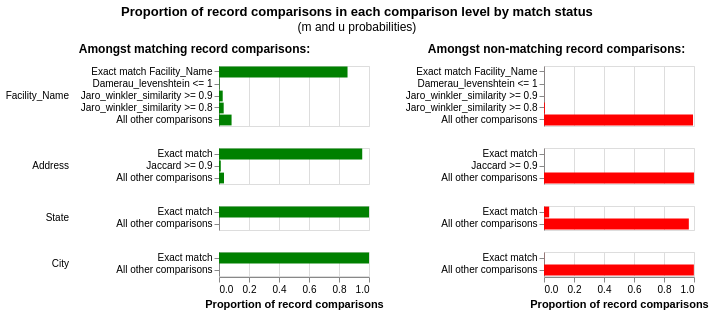

Notebook code cell kept with this figure:
### Code cell
linker.m_u_parameters_chart()

### Figure 1 — Vega-Lite specification as saved in the notebook (floating-point values rounded to 4 significant figures)
{"config": {"view": {"continuousWidth": 300, "continuousHeight": 300, "discreteHeight": 300, "discreteWidth": 400}, "header": {"title": null}, "title": {"anchor": "middle", "offset": 10}}, "hconcat": [{"mark": "bar", "encoding": {"color": {"value": "green"}, "row": {"field": "comparison_name", "header": {"labelAlign": "left", "labelAnchor": "middle", "labelAngle": 0}, "sort": {"field": "comparison_sort_order"}, "type": "nominal"}, "tooltip": [{"field": "m_probability_description", "title": "m probability description", "type": "nominal"}, {"field": "comparison_name", "title": "Comparison column name", "type": "nominal"}, {"field": "label_for_charts", "title": "Label", "type": "ordinal"}, {"field": "sql_condition", "title": "SQL condition", "type": "nominal"}, {"field": "m_probability", "format": ".4p", "title": "m probability", "type": "quantitative"}, {"field": "u_probability", "format": ".4p", "title": "u probability", "type": "quantitative"}, {"field": "bayes_factor", "format": ",.4f", "title": "Bayes factor = m/u", "type": "quantitative"}, {"field": "log2_bayes_factor", "format": ",.4f", "title": "Match weight = log2(m/u)", "type": "quantitative"}], "x": {"axis": {"title": "Proportion of record comparisons"}, "field": "m_probability", "type": "quantitative"}, "y": {"axis": {"title": null}, "field": "label_for_charts", "sort": {"field": "comparison_vector_value", "order": "descending"}, "type": "nominal"}}, "height": {"step": 12}, "resolve": {"scale": {"y": "independent"}}, "title": {"text": "Amongst matching record comparisons:", "fontSize": 12, "fontWeight": "bold"}, "transform": [{"filter": "(datum.bayes_factor != 'no-op filter due to vega lite issue 4680')"}], "width": 150}, {"mark": "bar", "encoding": {"color": {"value": "red"}, "row": {"field": "comparison_name", "header": {"labels": false}, "sort": {"field": "comparison_sort_order"}, "type": "nominal"}, "tooltip": [{"field": "u_probability_description", "title": "u probability description", "type": "nominal"}, {"field": "comparison_name", "title": "Comparison column name", "type": "nominal"}, {"field": "label_for_charts", "title": "Label", "type": "ordinal"}, {"field": "sql_condition", "title": "SQL condition", "type": "nominal"}, {"field": "m_probability", "format": ".4p", "title": "m probability", "type": "quantitative"}, {"field": "u_probability", "format": ".4p", "title": "u probability", "type": "quantitative"}, {"field": "bayes_factor", "format": ",.4f", "title": "Bayes factor = m/u", "type": "quantitative"}, {"field": "log2_bayes_factor", "format": ",.4f", "title": "Match weight = log2(m/u)", "type": "quantitative"}], "x": {"axis": {"title": "Proportion of record comparisons"}, "field": "u_probability", "type": "quantitative"}, "y": {"axis": {"title": null}, "field": "label_for_charts", "sort": {"field": "comparison_vector_value", "order": "descending"}, "type": "nominal"}}, "height": {"step": 12}, "resolve": {"scale": {"y": "independent"}}, "title": {"text": "Amongst non-matching record comparisons:", "fontSize": 12, "fontWeight": "bold"}, "transform": [{"filter": "(datum.bayes_factor != 'no-op filter2 due to vega lite issue 4680')"}], "width": 150}], "data": {"name": "data-c2d7d8098b0390087c5e61adb1bc312d"}, "title": {"text": "Proportion of record comparisons in each comparison level by match status", "subtitle": "(m and u probabilities)"}, "$schema": "https://vega.github.io/schema/vega-lite/v5.9.3.json", "datasets": {"data-c2d7d8098b0390087c5e61adb1bc312d": [{"comparison_name": "Facility_Name", "sql_condition": "\"Facility_Name_l\" = \"Facility_Name_r\"", "label_for_charts": "Exact match Facility_Name", "m_probability": 0.8569, "u_probability": 0.0001903, "m_probability_description": "Amongst matching record comparisons, 85.69% of records are in the exact match facility_name comparison level", "u_probability_description": "Amongst non-matching record comparisons, 0.02% of records are in the exact match facility_name comparison level", "has_tf_adjustments": false, "tf_adjustment_column": null, "tf_adjustment_weight": 1.0, "is_null_level": false, "bayes_factor": 4502.0, "log2_bayes_factor": 12.14, "comparison_vector_value": 4, "max_comparison_vector_value": 4, "bayes_factor_description": "If comparison level is `exact match facility_name` then comparison is 4,502.44 times more likely to be a match", "probability_two_random_records_match": 0.0003196, "comparison_sort_order": 0}, {"comparison_name": "Facility_Name", "sql_condition": "damerau_levenshtein(\"Facility_Name_l\", \"Facility_Name_r\") <= 1", "label_for_charts": "Damerau_levenshtein <= 1", "m_probability": 0.003161, "u_probability": 9.469e-06, "m_probability_description": "Amongst matching record comparisons, 0.32% of records are in the damerau_levenshtein <= 1 comparison level", "u_probability_description": "Amongst non-matching record comparisons, 0.00% of records are in the damerau_levenshtein <= 1 comparison level", "has_tf_adjustments": false, "tf_adjustment_column": null, "tf_adjustment_weight": 1.0, "is_null_level": false, "bayes_factor": 333.8, "log2_bayes_factor": 8.383, "comparison_vector_value": 3, "max_comparison_vector_value": 4, "bayes_factor_description": "If comparison level is `damerau_levenshtein <= 1` then comparison is 333.84 times more likely to be a match", "probability_two_random_records_match": 0.0003196, "comparison_sort_order": 0}, {"comparison_name": "Facility_Name", "sql_condition": "jaro_winkler_similarity(\"Facility_Name_l\", \"Facility_Name_r\") >= 0.9", "label_for_charts": "Jaro_winkler_similarity >= 0.9", "m_probability": 0.0248, "u_probability": 0.0003873, "m_probability_description": "Amongst matching record comparisons, 2.48% of records are in the jaro_winkler_similarity >= 0.9 comparison level", "u_probability_description": "Amongst non-matching record comparisons, 0.04% of records are in the jaro_winkler_similarity >= 0.9 comparison level", "has_tf_adjustments": false, "tf_adjustment_column": null, "tf_adjustment_weight": 1.0, "is_null_level": false, "bayes_factor": 64.05, "log2_bayes_factor": 6.001, "comparison_vector_value": 2, "max_comparison_vector_value": 4, "bayes_factor_description": "If comparison level is `jaro_winkler_similarity >= 0.9` then comparison is 64.05 times more likely to be a match", "probability_two_random_records_match": 0.0003196, "comparison_sort_order": 0}, {"comparison_name": "Facility_Name", "sql_condition": "jaro_winkler_similarity(\"Facility_Name_l\", \"Facility_Name_r\") >= 0.8", "label_for_charts": "Jaro_winkler_similarity >= 0.8", "m_probability": 0.03129, "u_probability": 0.005897, "m_probability_description": "Amongst matching record comparisons, 3.13% of records are in the jaro_winkler_similarity >= 0.8 comparison level", "u_probability_description": "Amongst non-matching record comparisons, 0.59% of records are in the jaro_winkler_similarity >= 0.8 comparison level", "has_tf_adjustments": false, "tf_adjustment_column": null, "tf_adjustment_weight": 1.0, "is_null_level": false, "bayes_factor": 5.306, "log2_bayes_factor": 2.408, "comparison_vector_value": 1, "max_comparison_vector_value": 4, "bayes_factor_description": "If comparison level is `jaro_winkler_similarity >= 0.8` then comparison is 5.31 times more likely to be a match", "probability_two_random_records_match": 0.0003196, "comparison_sort_order": 0}, {"comparison_name": "Facility_Name", "sql_condition": "ELSE", "label_for_charts": "All other comparisons", "m_probability": 0.08382, "u_probability": 0.9935, "m_probability_description": "Amongst matching record comparisons, 8.38% of records are in the all other comparisons comparison level", "u_probability_description": "Amongst non-matching record comparisons, 99.35% of records are in the all other comparisons comparison level", "has_tf_adjustments": false, "tf_adjustment_column": null, "tf_adjustment_weight": 1.0, "is_null_level": false, "bayes_factor": 0.08436, "log2_bayes_factor": -3.567, "comparison_vector_value": 0, "max_comparison_vector_value": 4, "bayes_factor_description": "If comparison level is `all other comparisons` then comparison is  11.85 times less likely to be a match", "probability_two_random_records_match": 0.0003196, "comparison_sort_order": 0}, {"comparison_name": "Address", "sql_condition": "\"Address_l\" = \"Address_r\"", "label_for_charts": "Exact match", "m_probability": 0.9549, "u_probability": 0.0001875, "m_probability_description": "Amongst matching record comparisons, 95.49% of records are in the exact match comparison level", "u_probability_description": "Amongst non-matching record comparisons, 0.02% of records are in the exact match comparison level", "has_tf_adjustments": false, "tf_adjustment_column": null, "tf_adjustment_weight": 1.0, "is_null_level": false, "bayes_factor": 5093.0, "log2_bayes_factor": 12.31, "comparison_vector_value": 2, "max_comparison_vector_value": 2, "bayes_factor_description": "If comparison level is `exact match` then comparison is 5,092.97 times more likely to be a match", "probability_two_random_records_match": 0.0003196, "comparison_sort_order": 1}, {"comparison_name": "Address", "sql_condition": "jaccard(\"Address_l\", \"Address_r\") >= 0.9", "label_for_charts": "Jaccard >= 0.9", "m_probability": 0.01188, "u_probability": 5.113e-05, "m_probability_description": "Amongst matching record comparisons, 1.19% of records are in the jaccard >= 0.9 comparison level", "u_probability_description": "Amongst non-matching record comparisons, 0.01% of records are in the jaccard >= 0.9 comparison level", "has_tf_adjustments": false, "tf_adjustment_column": null, "tf_adjustment_weight": 1.0, "is_null_level": false, "bayes_factor": 232.4, "log2_bayes_factor": 7.86, "comparison_vector_value": 1, "max_comparison_vector_value": 2, "bayes_factor_description": "If comparison level is `jaccard >= 0.9` then comparison is 232.39 times more likely to be a match", "probability_two_random_records_match": 0.0003196, "comparison_sort_order": 1}, {"comparison_name": "Address", "sql_condition": "ELSE", "label_for_charts": "All other comparisons", "m_probability": 0.03327, "u_probability": 0.9998, "m_probability_description": "Amongst matching record comparisons, 3.33% of records are in the all other comparisons comparison level", "u_probability_description": "Amongst non-matching record comparisons, 99.98% of records are in the all other comparisons comparison level", "has_tf_adjustments": false, "tf_adjustment_column": null, "tf_adjustment_weight": 1.0, "is_null_level": false, "bayes_factor": 0.03327, "log2_bayes_factor": -4.909, "comparison_vector_value": 0, "max_comparison_vector_value": 2, "bayes_factor_description": "If comparison level is `all other comparisons` then comparison is  30.05 times less likely to be a match", "probability_two_random_records_match": 0.0003196, "comparison_sort_order": 1}, {"comparison_name": "State", "sql_condition": "\"State_l\" = \"State_r\"", "label_for_charts": "Exact match", "m_probability": 1.0, "u_probability": 0.03446, "m_probability_description": "Amongst matching record comparisons, 100.00% of records are in the exact match comparison level", "u_probability_description": "Amongst non-matching record comparisons, 3.45% of records are in the exact match comparison level", "has_tf_adjustments": true, "tf_adjustment_column": "State", "tf_adjustment_weight": 1.0, "is_null_level": false, "bayes_factor": 29.02, "log2_bayes_factor": 4.859, "comparison_vector_value": 1, "max_comparison_vector_value": 1, "bayes_factor_description": "If comparison level is `exact match` then comparison is 29.02 times more likely to be a match", "probability_two_random_records_match": 0.0003196, "comparison_sort_order": 2}, {"comparison_name": "State", "sql_condition": "ELSE", "label_for_charts": "All other comparisons", "m_probability": 2.959e-08, "u_probability": 0.9655, "m_probability_description": "Amongst matching record comparisons, 0.00% of records are in the all other comparisons comparison level", "u_probability_description": "Amongst non-matching record comparisons, 96.55% of records are in the all other comparisons comparison level", "has_tf_adjustments": false, "tf_adjustment_column": null, "tf_adjustment_weight": 1.0, "is_null_level": false, "bayes_factor": 3.065e-08, "log2_bayes_factor": -24.96, "comparison_vector_value": 0, "max_comparison_vector_value": 1, "bayes_factor_description": "If comparison level is `all other comparisons` then comparison is  32,631,099.99 times less likely to be a match", "probability_two_random_records_match": 0.0003196, "comparison_sort_order": 2}, {"comparison_name": "City", "sql_condition": "\"City_l\" = \"City_r\"", "label_for_charts": "Exact match", "m_probability": 1.0, "u_probability": 0.0008588, "m_probability_description": "Amongst matching record comparisons, 100.00% of records are in the exact match comparison level", "u_probability_description": "Amongst non-matching record comparisons, 0.09% of records are in the exact match comparison level", "has_tf_adjustments": true, "tf_adjustment_column": "City", "tf_adjustment_weight": 1.0, "is_null_level": false, "bayes_factor": 1164.0, "log2_bayes_factor": 10.19, "comparison_vector_value": 1, "max_comparison_vector_value": 1, "bayes_factor_description": "If comparison level is `exact match` then comparison is 1,164.38 times more likely to be a match", "probability_two_random_records_match": 0.0003196, "comparison_sort_order": 3}, {"comparison_name": "City", "sql_condition": "ELSE", "label_for_charts": "All other comparisons", "m_probability": 7.955e-12, "u_probability": 0.9991, "m_probability_description": "Amongst matching record comparisons, 0.00% of records are in the all other comparisons comparison level", "u_probability_description": "Amongst non-matching record comparisons, 99.91% of records are in the all other comparisons comparison level", "has_tf_adjustments": false, "tf_adjustment_column": null, "tf_adjustment_weight": 1.0, "is_null_level": false, "bayes_factor": 7.962e-12, "log2_bayes_factor": -36.87, "comparison_vector_value": 0, "max_comparison_vector_value": 1, "bayes_factor_description": "If comparison level is `all other comparisons` then comparison is  125,591,719,875.99 times less likely to be a match", "probability_two_random_records_match": 0.0003196, "comparison_sort_order": 3}]}}
